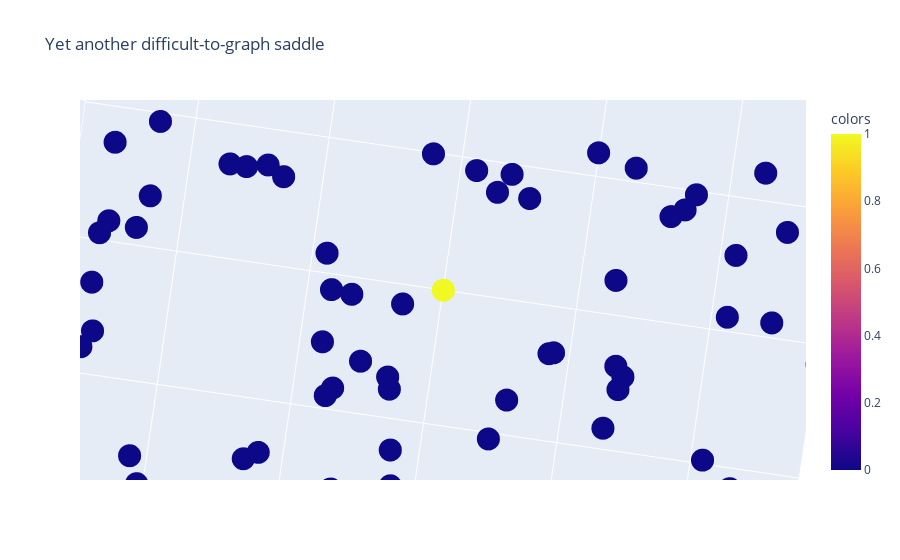

Source (notebook cell):
### Code cell
from diffusion_curvature.utils import plot_3d
degenerate_X = Xs_sorted[2]
signal = np.zeros(degenerate_X.shape[0])
signal[0] = 1
plot_3d(degenerate_X, signal, title = "Yet another difficult-to-graph saddle", use_plotly=True)

### Figure 1 — Plotly figure (JSON) as saved in the notebook; plotly's stock layout.template omitted (floating-point values rounded to 4 significant figures; data arrays with more than 128 entries replaced by an {"elided": "..."} marker saying what was removed)
{"data": [{"hovertemplate": "x=%{x}<br>y=%{y}<br>z=%{z}<br>colors=%{marker.color}<extra></extra>", "legendgroup": "", "marker": {"color": {"elided": "2000 int values"}, "coloraxis": "coloraxis", "symbol": "circle"}, "mode": "markers", "name": "", "scene": "scene", "showlegend": false, "type": "scatter3d", "x": {"elided": "2000 float values"}, "y": {"elided": "2000 float values"}, "z": {"elided": "2000 float values"}}], "layout": {"autosize": true, "coloraxis": {"colorbar": {"title": {"text": "colors"}}, "colorscale": [[0, "#0d0887"], [0.1111, "#46039f"], [0.2222, "#7201a8"], [0.3333, "#9c179e"], [0.4444, "#bd3786"], [0.5556, "#d8576b"], [0.6667, "#ed7953"], [0.7778, "#fb9f3a"], [0.8889, "#fdca26"], [1, "#f0f921"]]}, "legend": {"tracegroupgap": 0}, "scene": {"aspectmode": "auto", "aspectratio": {"x": 1.002, "y": 1.002, "z": 0.9959}, "camera": {"center": {"x": 0, "y": 0, "z": 0}, "eye": {"x": -9.564e-19, "y": 6.55e-18, "z": 0.1081}, "projection": {"type": "perspective"}, "up": {"x": 0, "y": 0, "z": 1}}, "domain": {"x": [0, 1], "y": [0, 1]}, "xaxis": {"range": [-1.409, 1.409], "title": {"text": "x"}, "type": "linear"}, "yaxis": {"range": [-1.409, 1.409], "title": {"text": "y"}, "type": "linear"}, "zaxis": {"range": [-1.409, 1.409], "title": {"text": "z"}, "type": "linear"}}, "title": {"text": "Yet another difficult-to-graph saddle"}}}
